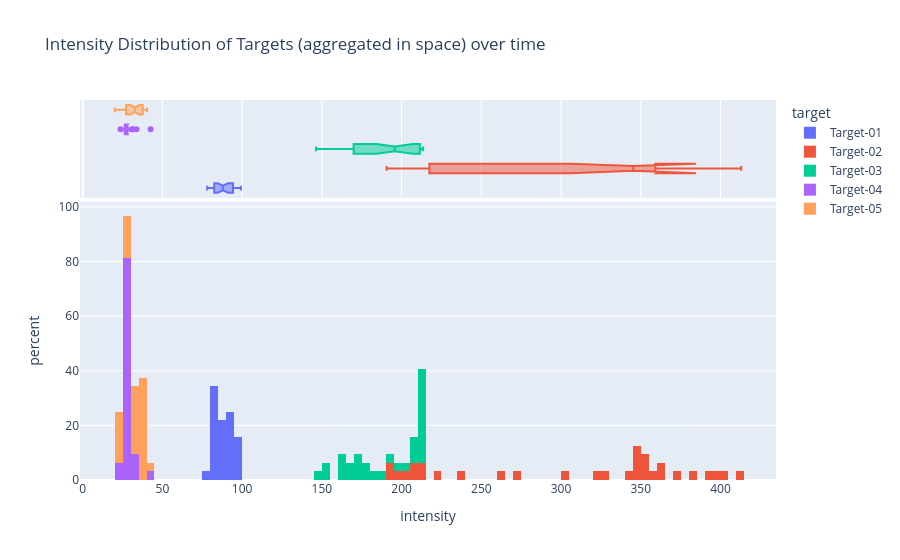

Write notebook code for a chart like this one.
### Markdown cell above
https://plotly.com/chart-studio-help/histogram/#normalizing-a-histogram

### Code cell
plot_data = subtarget_statistics.loc[:, pd.IndexSlice[:, "grey"]]
plot_data = plot_data.melt(value_name="intensity")

fig = px.histogram(
    plot_data,
    x="intensity",
    color="target",
    marginal="box",  # can be 'rug', `box`, `violin`
    hover_data=plot_data.columns,
    histfunc="count",  # can be "avg"
    nbins=100,
    histnorm="percent",  # '', 'percent', 'probability', 'density', 'probability density'
    title="Intensity Distribution of Targets (aggregated in space) over time",
    # log_y=True,
)
fig.show()

### Figure 1 — Plotly figure (JSON) as saved in the notebook; plotly's stock layout.template omitted (floating-point values rounded to 4 significant figures)
{"data": [{"bingroup": "x", "histfunc": "count", "histnorm": "percent", "hovertemplate": "target=Target-01<br>intensity=%{x}<br>percent=%{y}<extra></extra>", "legendgroup": "Target-01", "marker": {"color": "#636efa", "pattern": {"shape": ""}}, "name": "Target-01", "nbinsx": 100, "orientation": "v", "showlegend": true, "type": "histogram", "x": [84.22, 86.49, 82.62, 82.27, 81.36, 80.98, 81.15, 81.26, 80.33, 78.06, 81.14, 82.81, 84.0, 85.65, 86.69, 87.99, 87.81, 88.68, 89.47, 91.44, 90.64, 92.48, 93.22, 94.45, 94.58, 94.16, 94.3, 95.51, 96.06, 96.82, 97.82, 99.16], "xaxis": "x", "yaxis": "y"}, {"customdata": [["Target-01", "grey"], ["Target-01", "grey"], ["Target-01", "grey"], ["Target-01", "grey"], ["Target-01", "grey"], ["Target-01", "grey"], ["Target-01", "grey"], ["Target-01", "grey"], ["Target-01", "grey"], ["Target-01", "grey"], ["Target-01", "grey"], ["Target-01", "grey"], ["Target-01", "grey"], ["Target-01", "grey"], ["Target-01", "grey"], ["Target-01", "grey"], ["Target-01", "grey"], ["Target-01", "grey"], ["Target-01", "grey"], ["Target-01", "grey"], ["Target-01", "grey"], ["Target-01", "grey"], ["Target-01", "grey"], ["Target-01", "grey"], ["Target-01", "grey"], ["Target-01", "grey"], ["Target-01", "grey"], ["Target-01", "grey"], ["Target-01", "grey"], ["Target-01", "grey"], ["Target-01", "grey"], ["Target-01", "grey"]], "hovertemplate": "target=%{customdata[0]}<br>intensity=%{x}<br>color=%{customdata[1]}<extra></extra>", "legendgroup": "Target-01", "marker": {"color": "#636efa"}, "name": "Target-01", "notched": true, "showlegend": false, "type": "box", "x": [84.22, 86.49, 82.62, 82.27, 81.36, 80.98, 81.15, 81.26, 80.33, 78.06, 81.14, 82.81, 84.0, 85.65, 86.69, 87.99, 87.81, 88.68, 89.47, 91.44, 90.64, 92.48, 93.22, 94.45, 94.58, 94.16, 94.3, 95.51, 96.06, 96.82, 97.82, 99.16], "xaxis": "x2", "yaxis": "y2"}, {"bingroup": "x", "histfunc": "count", "histnorm": "percent", "hovertemplate": "target=Target-02<br>intensity=%{x}<br>percent=%{y}<extra></extra>", "legendgroup": "Target-02", "marker": {"color": "#EF553B", "pattern": {"shape": ""}}, "name": "Target-02", "nbinsx": 100, "orientation": "v", "showlegend": true, "type": "histogram", "x": [327.1, 344.1, 260.3, 220.0, 211.4, 207.5, 204.5, 205.4, 193.1, 190.6, 198.0, 214.8, 240.0, 273.3, 303.4, 324.6, 347.1, 350.7, 354.6, 351.3, 348.2, 346.4, 348.9, 357.6, 360.6, 364.4, 374.4, 382.0, 390.6, 398.0, 403.8, 413.0], "xaxis": "x", "yaxis": "y"}, {"customdata": [["Target-02", "grey"], ["Target-02", "grey"], ["Target-02", "grey"], ["Target-02", "grey"], ["Target-02", "grey"], ["Target-02", "grey"], ["Target-02", "grey"], ["Target-02", "grey"], ["Target-02", "grey"], ["Target-02", "grey"], ["Target-02", "grey"], ["Target-02", "grey"], ["Target-02", "grey"], ["Target-02", "grey"], ["Target-02", "grey"], ["Target-02", "grey"], ["Target-02", "grey"], ["Target-02", "grey"], ["Target-02", "grey"], ["Target-02", "grey"], ["Target-02", "grey"], ["Target-02", "grey"], ["Target-02", "grey"], ["Target-02", "grey"], ["Target-02", "grey"], ["Target-02", "grey"], ["Target-02", "grey"], ["Target-02", "grey"], ["Target-02", "grey"], ["Target-02", "grey"], ["Target-02", "grey"], ["Target-02", "grey"]], "hovertemplate": "target=%{customdata[0]}<br>intensity=%{x}<br>color=%{customdata[1]}<extra></extra>", "legendgroup": "Target-02", "marker": {"color": "#EF553B"}, "name": "Target-02", "notched": true, "showlegend": false, "type": "box", "x": [327.1, 344.1, 260.3, 220.0, 211.4, 207.5, 204.5, 205.4, 193.1, 190.6, 198.0, 214.8, 240.0, 273.3, 303.4, 324.6, 347.1, 350.7, 354.6, 351.3, 348.2, 346.4, 348.9, 357.6, 360.6, 364.4, 374.4, 382.0, 390.6, 398.0, 403.8, 413.0], "xaxis": "x2", "yaxis": "y2"}, {"bingroup": "x", "histfunc": "count", "histnorm": "percent", "hovertemplate": "target=Target-03<br>intensity=%{x}<br>percent=%{y}<extra></extra>", "legendgroup": "Target-03", "marker": {"color": "#00cc96", "pattern": {"shape": ""}}, "name": "Target-03", "nbinsx": 100, "orientation": "v", "showlegend": true, "type": "histogram", "x": [171.5, 182.0, 176.6, 172.2, 169.3, 165.5, 162.2, 162.0, 151.7, 146.3, 153.4, 162.2, 170.5, 177.8, 185.6, 193.1, 198.2, 203.6, 206.1, 208.0, 208.9, 210.0, 211.2, 211.6, 212.5, 213.5, 212.1, 212.0, 212.4, 211.9, 210.9, 212.4], "xaxis": "x", "yaxis": "y"}, {"customdata": [["Target-03", "grey"], ["Target-03", "grey"], ["Target-03", "grey"], ["Target-03", "grey"], ["Target-03", "grey"], ["Target-03", "grey"], ["Target-03", "grey"], ["Target-03", "grey"], ["Target-03", "grey"], ["Target-03", "grey"], ["Target-03", "grey"], ["Target-03", "grey"], ["Target-03", "grey"], ["Target-03", "grey"], ["Target-03", "grey"], ["Target-03", "grey"], ["Target-03", "grey"], ["Target-03", "grey"], ["Target-03", "grey"], ["Target-03", "grey"], ["Target-03", "grey"], ["Target-03", "grey"], ["Target-03", "grey"], ["Target-03", "grey"], ["Target-03", "grey"], ["Target-03", "grey"], ["Target-03", "grey"], ["Target-03", "grey"], ["Target-03", "grey"], ["Target-03", "grey"], ["Target-03", "grey"], ["Target-03", "grey"]], "hovertemplate": "target=%{customdata[0]}<br>intensity=%{x}<br>color=%{customdata[1]}<extra></extra>", "legendgroup": "Target-03", "marker": {"color": "#00cc96"}, "name": "Target-03", "notched": true, "showlegend": false, "type": "box", "x": [171.5, 182.0, 176.6, 172.2, 169.3, 165.5, 162.2, 162.0, 151.7, 146.3, 153.4, 162.2, 170.5, 177.8, 185.6, 193.1, 198.2, 203.6, 206.1, 208.0, 208.9, 210.0, 211.2, 211.6, 212.5, 213.5, 212.1, 212.0, 212.4, 211.9, 210.9, 212.4], "xaxis": "x2", "yaxis": "y2"}, {"bingroup": "x", "histfunc": "count", "histnorm": "percent", "hovertemplate": "target=Target-04<br>intensity=%{x}<br>percent=%{y}<extra></extra>", "legendgroup": "Target-04", "marker": {"color": "#ab63fa", "pattern": {"shape": ""}}, "name": "Target-04", "nbinsx": 100, "orientation": "v", "showlegend": true, "type": "histogram", "x": [42.6, 33.71, 31.37, 31.05, 25.74, 25.23, 25.12, 25.29, 29.55, 23.71, 24.51, 25.26, 26.27, 26.47, 26.78, 27.01, 27.55, 27.71, 27.35, 27.77, 27.7, 27.55, 27.79, 27.79, 27.89, 27.72, 27.75, 28.21, 27.98, 28.0, 28.17, 28.95], "xaxis": "x", "yaxis": "y"}, {"customdata": [["Target-04", "grey"], ["Target-04", "grey"], ["Target-04", "grey"], ["Target-04", "grey"], ["Target-04", "grey"], ["Target-04", "grey"], ["Target-04", "grey"], ["Target-04", "grey"], ["Target-04", "grey"], ["Target-04", "grey"], ["Target-04", "grey"], ["Target-04", "grey"], ["Target-04", "grey"], ["Target-04", "grey"], ["Target-04", "grey"], ["Target-04", "grey"], ["Target-04", "grey"], ["Target-04", "grey"], ["Target-04", "grey"], ["Target-04", "grey"], ["Target-04", "grey"], ["Target-04", "grey"], ["Target-04", "grey"], ["Target-04", "grey"], ["Target-04", "grey"], ["Target-04", "grey"], ["Target-04", "grey"], ["Target-04", "grey"], ["Target-04", "grey"], ["Target-04", "grey"], ["Target-04", "grey"], ["Target-04", "grey"]], "hovertemplate": "target=%{customdata[0]}<br>intensity=%{x}<br>color=%{customdata[1]}<extra></extra>", "legendgroup": "Target-04", "marker": {"color": "#ab63fa"}, "name": "Target-04", "notched": true, "showlegend": false, "type": "box", "x": [42.6, 33.71, 31.37, 31.05, 25.74, 25.23, 25.12, 25.29, 29.55, 23.71, 24.51, 25.26, 26.27, 26.47, 26.78, 27.01, 27.55, 27.71, 27.35, 27.77, 27.7, 27.55, 27.79, 27.79, 27.89, 27.72, 27.75, 28.21, 27.98, 28.0, 28.17, 28.95], "xaxis": "x2", "yaxis": "y2"}, {"bingroup": "x", "histfunc": "count", "histnorm": "percent", "hovertemplate": "target=Target-05<br>intensity=%{x}<br>percent=%{y}<extra></extra>", "legendgroup": "Target-05", "marker": {"color": "#FFA15A", "pattern": {"shape": ""}}, "name": "Target-05", "nbinsx": 100, "orientation": "v", "showlegend": true, "type": "histogram", "x": [22.48, 23.57, 26.88, 31.94, 30.05, 32.5, 30.5, 29.2, 25.15, 20.12, 20.72, 22.95, 23.07, 29.47, 27.58, 33.4, 34.77, 31.59, 36.43, 32.86, 37.81, 37.47, 38.01, 38.57, 38.5, 38.79, 39.35, 39.46, 40.43, 36.04, 35.35, 35.94], "xaxis": "x", "yaxis": "y"}, {"customdata": [["Target-05", "grey"], ["Target-05", "grey"], ["Target-05", "grey"], ["Target-05", "grey"], ["Target-05", "grey"], ["Target-05", "grey"], ["Target-05", "grey"], ["Target-05", "grey"], ["Target-05", "grey"], ["Target-05", "grey"], ["Target-05", "grey"], ["Target-05", "grey"], ["Target-05", "grey"], ["Target-05", "grey"], ["Target-05", "grey"], ["Target-05", "grey"], ["Target-05", "grey"], ["Target-05", "grey"], ["Target-05", "grey"], ["Target-05", "grey"], ["Target-05", "grey"], ["Target-05", "grey"], ["Target-05", "grey"], ["Target-05", "grey"], ["Target-05", "grey"], ["Target-05", "grey"], ["Target-05", "grey"], ["Target-05", "grey"], ["Target-05", "grey"], ["Target-05", "grey"], ["Target-05", "grey"], ["Target-05", "grey"]], "hovertemplate": "target=%{customdata[0]}<br>intensity=%{x}<br>color=%{customdata[1]}<extra></extra>", "legendgroup": "Target-05", "marker": {"color": "#FFA15A"}, "name": "Target-05", "notched": true, "showlegend": false, "type": "box", "x": [22.48, 23.57, 26.88, 31.94, 30.05, 32.5, 30.5, 29.2, 25.15, 20.12, 20.72, 22.95, 23.07, 29.47, 27.58, 33.4, 34.77, 31.59, 36.43, 32.86, 37.81, 37.47, 38.01, 38.57, 38.5, 38.79, 39.35, 39.46, 40.43, 36.04, 35.35, 35.94], "xaxis": "x2", "yaxis": "y2"}], "layout": {"barmode": "relative", "legend": {"title": {"text": "target"}, "tracegroupgap": 0}, "title": {"text": "Intensity Distribution of Targets (aggregated in space) over time"}, "xaxis": {"anchor": "y", "domain": [0.0, 1.0], "title": {"text": "intensity"}}, "xaxis2": {"anchor": "y2", "domain": [0.0, 1.0], "matches": "x", "showgrid": true, "showticklabels": false}, "yaxis": {"anchor": "x", "domain": [0.0, 0.7326], "title": {"text": "percent"}}, "yaxis2": {"anchor": "x2", "domain": [0.7426, 1.0], "matches": "y2", "showgrid": false, "showline": false, "showticklabels": false, "ticks": ""}}}
